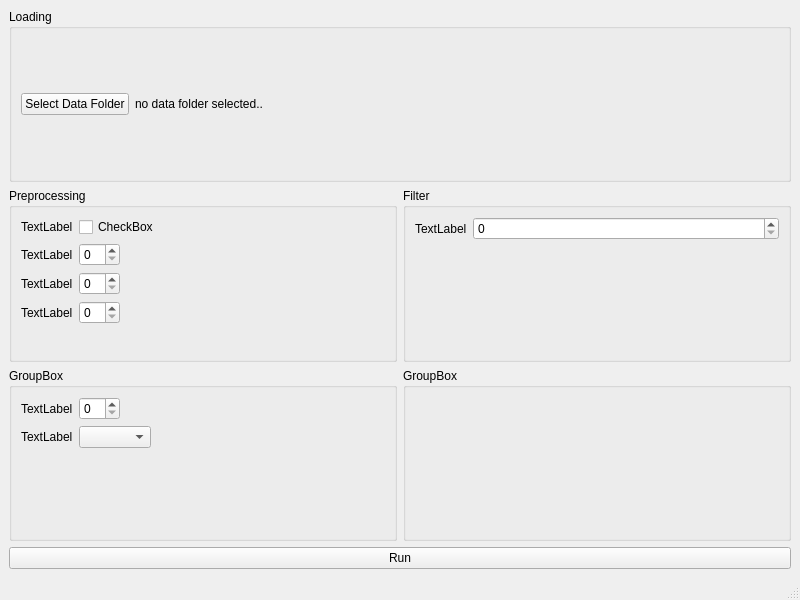
<?xml version="1.0" encoding="UTF-8"?>
<ui version="4.0">
 <class>MainGuiWin</class>
 <widget class="QMainWindow" name="MainGuiWin">
  <property name="geometry">
   <rect>
    <x>0</x>
    <y>0</y>
    <width>800</width>
    <height>600</height>
   </rect>
  </property>
  <property name="windowTitle">
   <string>MainWindow</string>
  </property>
  <widget class="QWidget" name="centralwidget">
   <layout class="QGridLayout" name="gridLayout">
    <item row="0" column="0" colspan="2">
     <widget class="QGroupBox" name="groupBox">
      <property name="title">
       <string>Loading</string>
      </property>
      <layout class="QHBoxLayout" name="horizontalLayout_2">
       <item>
        <widget class="QPushButton" name="select_data_folder_button">
         <property name="sizePolicy">
          <sizepolicy hsizetype="Preferred" vsizetype="Fixed">
           <horstretch>0</horstretch>
           <verstretch>0</verstretch>
          </sizepolicy>
         </property>
         <property name="text">
          <string>Select Data Folder</string>
         </property>
        </widget>
       </item>
       <item>
        <widget class="QLabel" name="data_folder_label">
         <property name="sizePolicy">
          <sizepolicy hsizetype="Expanding" vsizetype="Preferred">
           <horstretch>0</horstretch>
           <verstretch>0</verstretch>
          </sizepolicy>
         </property>
         <property name="text">
          <string>no data folder selected..</string>
         </property>
        </widget>
       </item>
      </layout>
     </widget>
    </item>
    <item row="1" column="0">
     <widget class="QGroupBox" name="preprocessing_box">
      <property name="enabled">
       <bool>true</bool>
      </property>
      <property name="title">
       <string>Preprocessing</string>
      </property>
      <property name="checkable">
       <bool>false</bool>
      </property>
      <layout class="QFormLayout" name="formLayout">
       <property name="fieldGrowthPolicy">
        <enum>QFormLayout::FieldsStayAtSizeHint</enum>
       </property>
       <item row="0" column="0">
        <widget class="QLabel" name="label_2">
         <property name="text">
          <string>TextLabel</string>
         </property>
        </widget>
       </item>
       <item row="0" column="1">
        <widget class="QCheckBox" name="checkBox">
         <property name="text">
          <string>CheckBox</string>
         </property>
        </widget>
       </item>
       <item row="1" column="0">
        <widget class="QLabel" name="label_3">
         <property name="text">
          <string>TextLabel</string>
         </property>
        </widget>
       </item>
       <item row="1" column="1">
        <widget class="QSpinBox" name="spinBox"/>
       </item>
       <item row="2" column="1">
        <widget class="QSpinBox" name="spinBox_2"/>
       </item>
       <item row="3" column="1">
        <widget class="QSpinBox" name="spinBox_3"/>
       </item>
       <item row="2" column="0">
        <widget class="QLabel" name="label_4">
         <property name="text">
          <string>TextLabel</string>
         </property>
        </widget>
       </item>
       <item row="3" column="0">
        <widget class="QLabel" name="label_5">
         <property name="text">
          <string>TextLabel</string>
         </property>
        </widget>
       </item>
      </layout>
     </widget>
    </item>
    <item row="1" column="1">
     <widget class="QGroupBox" name="filter_box">
      <property name="title">
       <string>Filter</string>
      </property>
      <layout class="QFormLayout" name="formLayout_2">
       <item row="1" column="1">
        <widget class="QSpinBox" name="spinBox_4"/>
       </item>
       <item row="1" column="0">
        <widget class="QLabel" name="label_6">
         <property name="text">
          <string>TextLabel</string>
         </property>
        </widget>
       </item>
      </layout>
     </widget>
    </item>
    <item row="2" column="0">
     <widget class="QGroupBox" name="factorize_box">
      <property name="title">
       <string>GroupBox</string>
      </property>
      <layout class="QFormLayout" name="formLayout_3">
       <property name="fieldGrowthPolicy">
        <enum>QFormLayout::FieldsStayAtSizeHint</enum>
       </property>
       <item row="0" column="0">
        <widget class="QLabel" name="label_8">
         <property name="text">
          <string>TextLabel</string>
         </property>
        </widget>
       </item>
       <item row="0" column="1">
        <widget class="QSpinBox" name="spinBox_5"/>
       </item>
       <item row="1" column="0">
        <widget class="QLabel" name="label_7">
         <property name="text">
          <string>TextLabel</string>
         </property>
        </widget>
       </item>
       <item row="1" column="1">
        <widget class="QComboBox" name="comboBox"/>
       </item>
      </layout>
     </widget>
    </item>
    <item row="2" column="1">
     <widget class="QGroupBox" name="plots_box">
      <property name="title">
       <string>GroupBox</string>
      </property>
     </widget>
    </item>
    <item row="3" column="0" colspan="2">
     <widget class="QPushButton" name="run_button">
      <property name="text">
       <string>Run</string>
      </property>
     </widget>
    </item>
   </layout>
  </widget>
  <widget class="QStatusBar" name="statusbar"/>
 </widget>
 <resources/>
 <connections/>
</ui>
